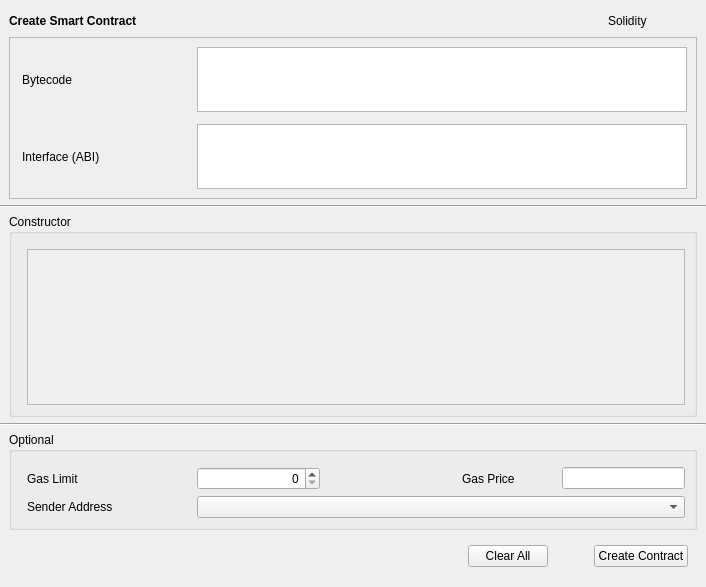
<?xml version="1.0" encoding="UTF-8"?>
<ui version="4.0">
 <class>CreateContract</class>
 <widget class="QWidget" name="CreateContract">
  <property name="geometry">
   <rect>
    <x>0</x>
    <y>0</y>
    <width>706</width>
    <height>587</height>
   </rect>
  </property>
  <property name="windowTitle">
   <string>Form</string>
  </property>
  <layout class="QVBoxLayout" name="verticalLayout_7">
   <property name="leftMargin">
    <number>0</number>
   </property>
   <property name="rightMargin">
    <number>0</number>
   </property>
   <item>
    <widget class="QStackedWidget" name="stackedWidget">
     <property name="currentIndex">
      <number>0</number>
     </property>
     <widget class="QWidget" name="createContractPage">
      <layout class="QVBoxLayout" name="verticalLayout_8">
       <property name="leftMargin">
        <number>0</number>
       </property>
       <property name="topMargin">
        <number>0</number>
       </property>
       <property name="rightMargin">
        <number>0</number>
       </property>
       <property name="bottomMargin">
        <number>0</number>
       </property>
       <item>
        <layout class="QVBoxLayout" name="verticalLayout_11">
         <property name="leftMargin">
          <number>9</number>
         </property>
         <property name="topMargin">
          <number>0</number>
         </property>
         <property name="rightMargin">
          <number>9</number>
         </property>
         <item>
        <layout class="QHBoxLayout" name="horizontalLayout">
           <property name="rightMargin">
            <number>9</number>
           </property>
         <item>
          <widget class="QLabel" name="labelTitle">
           <property name="font">
            <font>
             <weight>75</weight>
             <bold>true</bold>
            </font>
           </property>
           <property name="text">
            <string>Create Smart Contract</string>
           </property>
          </widget>
         </item>
         <item>
          <spacer name="horizontalSpacer_4">
           <property name="orientation">
            <enum>Qt::Horizontal</enum>
           </property>
           <property name="sizeHint" stdset="0">
            <size>
             <width>40</width>
             <height>20</height>
            </size>
           </property>
          </spacer>
         </item>
         <item>
          <widget class="QLabel" name="labelSolidity">
           <property name="minimumSize">
            <size>
             <width>80</width>
             <height>0</height>
            </size>
           </property>
           <property name="text">
            <string>Solidity</string>
           </property>
          </widget>
         </item>
        </layout>
       </item>
       <item>
        <widget class="QFrame" name="frameContract">
         <property name="sizePolicy">
          <sizepolicy hsizetype="Preferred" vsizetype="Fixed">
           <horstretch>0</horstretch>
           <verstretch>0</verstretch>
          </sizepolicy>
         </property>
         <property name="frameShape">
          <enum>QFrame::StyledPanel</enum>
         </property>
         <property name="frameShadow">
          <enum>QFrame::Raised</enum>
         </property>
         <layout class="QVBoxLayout" name="verticalLayout_10">
          <property name="leftMargin">
           <number>0</number>
          </property>
          <property name="rightMargin">
           <number>0</number>
          </property>
          <item>
           <layout class="QGridLayout" name="gridLayout">
            <property name="leftMargin">
             <number>12</number>
            </property>
              <property name="rightMargin">
               <number>9</number>
              </property>
            <property name="horizontalSpacing">
             <number>15</number>
            </property>
            <property name="verticalSpacing">
             <number>12</number>
            </property>
              <item row="1" column="1">
               <widget class="QValidatedTextEdit" name="textEditInterface">
              <property name="sizePolicy">
               <sizepolicy hsizetype="Expanding" vsizetype="Fixed">
                <horstretch>0</horstretch>
                <verstretch>0</verstretch>
               </sizepolicy>
              </property>
              <property name="maximumSize">
               <size>
                <width>16777215</width>
                <height>65</height>
               </size>
              </property>
              <property name="horizontalScrollBarPolicy">
               <enum>Qt::ScrollBarAlwaysOff</enum>
              </property>
             </widget>
            </item>
              <item row="0" column="1">
               <widget class="QValidatedTextEdit" name="textEditBytecode">
              <property name="sizePolicy">
               <sizepolicy hsizetype="Expanding" vsizetype="Fixed">
                <horstretch>0</horstretch>
                <verstretch>0</verstretch>
               </sizepolicy>
              </property>
              <property name="maximumSize">
               <size>
                <width>16777215</width>
                <height>65</height>
               </size>
              </property>
              <property name="horizontalScrollBarPolicy">
               <enum>Qt::ScrollBarAlwaysOff</enum>
              </property>
             </widget>
            </item>
            <item row="1" column="0">
             <layout class="QVBoxLayout" name="verticalLayout_3">
              <item>
               <widget class="QLabel" name="labelInterface">
                <property name="sizePolicy">
                 <sizepolicy hsizetype="Fixed" vsizetype="Preferred">
                  <horstretch>0</horstretch>
                  <verstretch>0</verstretch>
                 </sizepolicy>
                </property>
                <property name="minimumSize">
                 <size>
                    <width>160</width>
                  <height>0</height>
                 </size>
                </property>
                <property name="text">
                 <string>Interface (ABI)</string>
                </property>
               </widget>
              </item>
               </layout>
              </item>
              <item row="0" column="0">
               <layout class="QVBoxLayout" name="verticalLayout">
              <item>
                 <widget class="QLabel" name="labelBytecode">
                  <property name="sizePolicy">
                   <sizepolicy hsizetype="Fixed" vsizetype="Preferred">
                    <horstretch>0</horstretch>
                    <verstretch>0</verstretch>
                   </sizepolicy>
                </property>
                  <property name="minimumSize">
                 <size>
                    <width>160</width>
                    <height>0</height>
                 </size>
                </property>
                  <property name="text">
                   <string>Bytecode</string>
                  </property>
                 </widget>
              </item>
             </layout>
            </item>
           </layout>
          </item>
         </layout>
        </widget>
       </item>
        </layout>
       </item>
       <item>
        <widget class="Line" name="hContractLine">
         <property name="orientation">
          <enum>Qt::Horizontal</enum>
         </property>
        </widget>
       </item>
       <item>
        <layout class="QVBoxLayout" name="verticalLayout_12">
         <property name="leftMargin">
          <number>9</number>
         </property>
         <property name="rightMargin">
          <number>9</number>
         </property>
       <item>
        <widget class="QGroupBox" name="groupBoxConstructor">
         <property name="title">
          <string>Constructor</string>
         </property>
         <layout class="QVBoxLayout" name="verticalLayout_2">
          <property name="leftMargin">
           <number>15</number>
          </property>
          <property name="topMargin">
           <number>15</number>
          </property>
          <item>
           <widget class="QScrollArea" name="scrollAreaConstructor">
            <property name="widgetResizable">
             <bool>true</bool>
            </property>
            <widget class="QWidget" name="scrollAreaWidgetContents">
             <property name="geometry">
              <rect>
               <x>0</x>
               <y>0</y>
               <width>656</width>
                 <height>133</height>
              </rect>
             </property>
             <layout class="QVBoxLayout" name="verticalLayout_5"/>
            </widget>
           </widget>
          </item>
         </layout>
        </widget>
       </item>
        </layout>
       </item>
       <item>
        <widget class="Line" name="hContractLine2">
         <property name="orientation">
          <enum>Qt::Horizontal</enum>
         </property>
        </widget>
       </item>
       <item>
        <layout class="QVBoxLayout" name="verticalLayout_14">
         <property name="leftMargin">
          <number>9</number>
         </property>
         <property name="rightMargin">
          <number>9</number>
         </property>
       <item>
        <widget class="QGroupBox" name="groupBoxOptional">
         <property name="title">
          <string>Optional</string>
         </property>
         <layout class="QGridLayout" name="gridLayout_2">
          <property name="leftMargin">
           <number>15</number>
          </property>
          <property name="topMargin">
           <number>15</number>
          </property>
          <property name="horizontalSpacing">
           <number>10</number>
          </property>
          <property name="verticalSpacing">
           <number>6</number>
          </property>
          <item row="2" column="1" colspan="4">
           <widget class="AddressField" name="lineEditSenderAddress">
            <property name="minimumSize">
             <size>
              <width>370</width>
              <height>0</height>
             </size>
            </property>
           </widget>
          </item>
          <item row="2" column="0">
           <widget class="QLabel" name="labelSenderAddress">
            <property name="sizePolicy">
             <sizepolicy hsizetype="Fixed" vsizetype="Preferred">
              <horstretch>0</horstretch>
              <verstretch>0</verstretch>
             </sizepolicy>
            </property>
            <property name="minimumSize">
             <size>
                <width>160</width>
              <height>0</height>
             </size>
            </property>
            <property name="text">
             <string>Sender Address</string>
            </property>
           </widget>
          </item>
          <item row="0" column="3">
           <widget class="QLabel" name="labelGasPrice">
            <property name="sizePolicy">
             <sizepolicy hsizetype="Preferred" vsizetype="Preferred">
              <horstretch>0</horstretch>
              <verstretch>0</verstretch>
             </sizepolicy>
            </property>
            <property name="minimumSize">
             <size>
              <width>90</width>
              <height>0</height>
             </size>
            </property>
            <property name="text">
             <string>Gas Price</string>
            </property>
           </widget>
          </item>
          <item row="0" column="0">
           <widget class="QLabel" name="labelGasLimit">
            <property name="sizePolicy">
             <sizepolicy hsizetype="Fixed" vsizetype="Preferred">
              <horstretch>0</horstretch>
              <verstretch>0</verstretch>
             </sizepolicy>
            </property>
            <property name="minimumSize">
             <size>
                <width>160</width>
              <height>0</height>
             </size>
            </property>
            <property name="text">
             <string>Gas Limit</string>
            </property>
           </widget>
          </item>
          <item row="0" column="1">
           <widget class="QSpinBox" name="lineEditGasLimit">
            <property name="sizePolicy">
             <sizepolicy hsizetype="Expanding" vsizetype="Fixed">
              <horstretch>0</horstretch>
              <verstretch>0</verstretch>
             </sizepolicy>
            </property>
            <property name="alignment">
             <set>Qt::AlignRight|Qt::AlignTrailing|Qt::AlignVCenter</set>
            </property>
           </widget>
          </item>
          <item row="0" column="4">
           <widget class="BitcoinAmountField" name="lineEditGasPrice"/>
          </item>
          <item row="0" column="2">
           <spacer name="horizontalSpacer_5">
            <property name="orientation">
             <enum>Qt::Horizontal</enum>
            </property>
            <property name="sizeType">
             <enum>QSizePolicy::Expanding</enum>
            </property>
            <property name="sizeHint" stdset="0">
             <size>
              <width>60</width>
              <height>20</height>
             </size>
            </property>
           </spacer>
          </item>
         </layout>
        </widget>
       </item>
      </layout>
       </item>
      </layout>
     </widget>
    </widget>
   </item>
   <item>
    <layout class="QHBoxLayout" name="horizontalLayout_3">
     <property name="leftMargin">
      <number>18</number>
     </property>
     <property name="topMargin">
      <number>9</number>
     </property>
     <property name="rightMargin">
      <number>18</number>
     </property>
     <property name="bottomMargin">
      <number>9</number>
     </property>
     <item>
      <spacer name="horizontalSpacer">
       <property name="orientation">
        <enum>Qt::Horizontal</enum>
       </property>
       <property name="sizeType">
        <enum>QSizePolicy::Expanding</enum>
       </property>
       <property name="sizeHint" stdset="0">
        <size>
         <width>40</width>
         <height>20</height>
        </size>
       </property>
      </spacer>
     </item>
     <item>
      <widget class="QPushButton" name="pushButtonClearAll">
       <property name="text">
        <string>Clear All</string>
       </property>
      </widget>
     </item>
     <item>
      <spacer name="horizontalSpacer_3">
       <property name="orientation">
        <enum>Qt::Horizontal</enum>
       </property>
       <property name="sizeType">
        <enum>QSizePolicy::Fixed</enum>
       </property>
       <property name="sizeHint" stdset="0">
        <size>
         <width>40</width>
         <height>20</height>
        </size>
       </property>
      </spacer>
     </item>
     <item>
      <widget class="QPushButton" name="pushButtonCreateContract">
       <property name="text">
        <string>Create Contract</string>
       </property>
      </widget>
     </item>
    </layout>
   </item>
  </layout>
 </widget>
 <customwidgets>
  <customwidget>
   <class>QValidatedTextEdit</class>
   <extends>QTextEdit</extends>
   <header>qt/qvalidatedtextedit.h</header>
  </customwidget>
  <customwidget>
   <class>AddressField</class>
   <extends>QComboBox</extends>
   <header>qt/addressfield.h</header>
  </customwidget>
  <customwidget>
   <class>BitcoinAmountField</class>
   <extends>QLineEdit</extends>
   <header>qt/bitcoinamountfield.h</header>
   <container>1</container>
  </customwidget>
 </customwidgets>
 <resources/>
 <connections/>
</ui>
